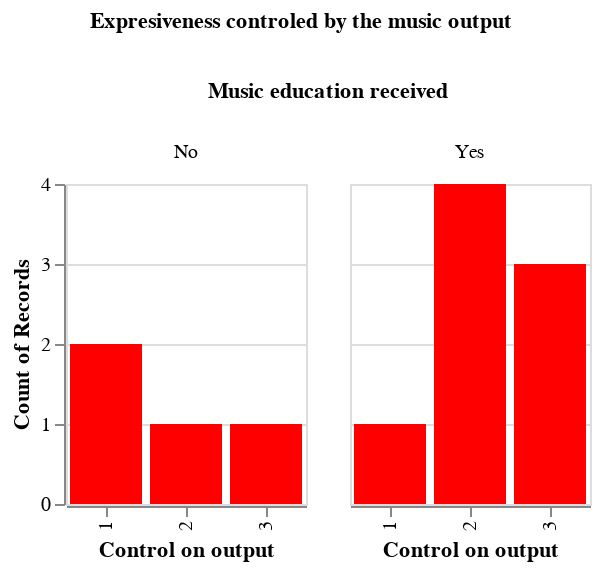

The notebook cell this image was saved under:
### Code cell
# Crear el histograma
histogram = alt.Chart(data).mark_bar(color = 'red').encode(
    x=alt.X('How much control does the performer have on the musical output? :O', title='Control on output'),
    y='count():O',
    column='Music education received:N'
).properties(
    title=alt.TitleParams(
        text='Expresiveness controled by the music output',
        fontSize=11,
        anchor='middle',  # Ancla el título al centro
        align='center',  # Alinea el título al centro
        dy=-20  # Ajusta el desplazamiento vertical del título según sea necesario
    )
    #title='Histogram of Music Training and Likability'
).properties(width = 120,
             height = 160).configure_title(
    fontSize=11  # Ajusta el tamaño de la fuente del título aquí también, si es necesario
)
histogram

### Figure 1 — Vega-Lite specification as saved in the notebook (floating-point values rounded to 4 significant figures)
{"config": {"view": {"continuousWidth": 300, "continuousHeight": 300}, "title": {"fontSize": 11}}, "data": {"name": "data-6d4fa929756c76fdf24e9e554a8814c1"}, "mark": {"type": "bar", "color": "red"}, "encoding": {"column": {"field": "Music education received", "type": "nominal"}, "x": {"field": "How much control does the performer have on the musical output? ", "title": "Control on output", "type": "ordinal"}, "y": {"aggregate": "count", "type": "ordinal"}}, "height": 160, "title": {"text": "Expresiveness controled by the music output", "align": "center", "anchor": "middle", "dy": -20, "fontSize": 11}, "width": 120, "$schema": "https://vega.github.io/schema/vega-lite/v5.8.0.json", "datasets": {"data-6d4fa929756c76fdf24e9e554a8814c1": [{"Marca temporal": "5/07/2023 19:16:53", "Choose your language": "English", "Nickname": "adithi", "Age": 22, "Sex": "Female", "Music education received": "Yes", "How much previous practice and training does the performer need for performing with the instrument, when compared to a traditional musical instrument?": 2, "How much control does the performer have on the musical output? ": 3, "How much real-time feedback (e.g., visual, auditory) does the user receive from the system? ": 3, "How tiring is it to play music with this system when compared to musical instruments? ": 2, "Is it hard to play in tempo with the system when compared to musical instruments? ": 2, "Which approach between the rhythmic accompaniament and the note accompaniament do you consider more user-friendly?": 2, "What degree of synchronization do you find between gesture and sound?": 4}, {"Marca temporal": "5/07/2023 19:29:08", "Choose your language": "Spanish", "Nickname": "alberto", "Age": 26, "Sex": "Masculino", "Music education received": "Yes", "How much previous practice and training does the performer need for performing with the instrument, when compared to a traditional musical instrument?": 1, "How much control does the performer have on the musical output? ": 3, "How much real-time feedback (e.g., visual, auditory) does the user receive from the system? ": 4, "How tiring is it to play music with this system when compared to musical instruments? ": 1, "Is it hard to play in tempo with the system when compared to musical instruments? ": 4, "Which approach between the rhythmic accompaniament and the note accompaniament do you consider more user-friendly?": 2, "What degree of synchronization do you find between gesture and sound?": 2}, {"Marca temporal": "5/07/2023 19:44:09", "Choose your language": "English", "Nickname": "thomas", "Age": 26, "Sex": "Male", "Music education received": "No", "How much previous practice and training does the performer need for performing with the instrument, when compared to a traditional musical instrument?": 3, "How much control does the performer have on the musical output? ": 1, "How much real-time feedback (e.g., visual, auditory) does the user receive from the system? ": 3, "How tiring is it to play music with this system when compared to musical instruments? ": 2, "Is it hard to play in tempo with the system when compared to musical instruments? ": 5, "Which approach between the rhythmic accompaniament and the note accompaniament do you consider more user-friendly?": 1, "What degree of synchronization do you find between gesture and sound?": 3}, {"Marca temporal": "5/07/2023 19:55:03", "Choose your language": "English", "Nickname": "abishek", "Age": 26, "Sex": "Male", "Music education received": "Yes", "How much previous practice and training does the performer need for performing with the instrument, when compared to a traditional musical instrument?": 3, "How much control does the performer have on the musical output? ": 3, "How much real-time feedback (e.g., visual, auditory) does the user receive from the system? ": 4, "How tiring is it to play music with this system when compared to musical instruments? ": 3, "Is it hard to play in tempo with the system when compared to musical instruments? ": 2, "Which approach between the rhythmic accompaniament and the note accompaniament do you consider more user-friendly?": 1, "What degree of synchronization do you find between gesture and sound?": 2}, {"Marca temporal": "5/07/2023 20:09:27", "Choose your language": "English", "Nickname": "dilip", "Age": 28, "Sex": "Male", "Music education received": "Yes", "How much previous practice and training does the performer need for performing with the instrument, when compared to a traditional musical instrument?": 3, "How much control does the performer have on the musical output? ": 1, "How much real-time feedback (e.g., visual, auditory) does the user receive from the system? ": 2, "How tiring is it to play music with this system when compared to musical instruments? ": 3, "Is it hard to play in tempo with the system when compared to musical instruments? ": 5, "Which approach between the rhythmic accompaniament and the note accompaniament do you consider more user-friendly?": 1, "What degree of synchronization do you find between gesture and sound?": 2}, {"Marca temporal": "6/07/2023 12:57:58", "Choose your language": "Spanish", "Nickname": "Gon MT", "Age": 30, "Sex": "Masculino", "Music education received": "Yes", "How much previous practice and training does the performer need for performing with the instrument, when compared to a traditional musical instrument?": 2, "How much control does the performer have on the musical output? ": 2, "How much real-time feedback (e.g., visual, auditory) does the user receive from the system? ": 5, "How tiring is it to play music with this system when compared to musical instruments? ": 1, "Is it hard to play in tempo with the system when compared to musical instruments? ": 4, "Which approach between the rhythmic accompaniament and the note accompaniament do you consider more user-friendly?": 1, "What degree of synchronization do you find between gesture and sound?": 3}, {"Marca temporal": "8/07/2023 0:30:35", "Choose your language": "Spanish", "Nickname": "Marti", "Age": 21, "Sex": "Masculino", "Music education received": "Yes", "How much previous practice and training does the performer need for performing with the instrument, when compared to a traditional musical instrument?": 2, "How much control does the performer have on the musical output? ": 2, "How much real-time feedback (e.g., visual, auditory) does the user receive from the system? ": 5, "How tiring is it to play music with this system when compared to musical instruments? ": 1, "Is it hard to play in tempo with the system when compared to musical instruments? ": 2, "Which approach between the rhythmic accompaniament and the note accompaniament do you consider more user-friendly?": 1, "What degree of synchronization do you find between gesture and sound?": 4}, {"Marca temporal": "11/07/2023 13:31:07", "Choose your language": "Spanish", "Nickname": "María", "Age": 28, "Sex": "Femenino", "Music education received": "Yes", "How much previous practice and training does the performer need for performing with the instrument, when compared to a traditional musical instrument?": 1, "How much control does the performer have on the musical output? ": 2, "How much real-time feedback (e.g., visual, auditory) does the user receive from the system? ": 3, "How tiring is it to play music with this system when compared to musical instruments? ": 2, "Is it hard to play in tempo with the system when compared to musical instruments? ": 5, "Which approach between the rhythmic accompaniament and the note accompaniament do you consider more user-friendly?": 1, "What degree of synchronization do you find between gesture and sound?": 3}, {"Marca temporal": "11/07/2023 22:06:31", "Choose your language": "Spanish", "Nickname": "Marta", "Age": 23, "Sex": "Femenino", "Music education received": "No", "How much previous practice and training does the performer need for performing with the instrument, when compared to a traditional musical instrument?": 3, "How much control does the performer have on the musical output? ": 2, "How much real-time feedback (e.g., visual, auditory) does the user receive from the system? ": 3, "How tiring is it to play music with this system when compared to musical instruments? ": 1, "Is it hard to play in tempo with the system when compared to musical instruments? ": 4, "Which approach between the rhythmic accompaniament and the note accompaniament do you consider more user-friendly?": 1, "What degree of synchronization do you find between gesture and sound?": 4}, {"Marca temporal": "11/07/2023 22:11:20", "Choose your language": "Spanish", "Nickname": "Montse", "Age": 24, "Sex": "Femenino", "Music education received": "No", "How much previous practice and training does the performer need for performing with the instrument, when compared to a traditional musical instrument?": 2, "How much control does the performer have on the musical output? ": 3, "How much real-time feedback (e.g., visual, auditory) does the user receive from the system? ": 4, "How tiring is it to play music with this system when compared to musical instruments? ": 3, "Is it hard to play in tempo with the system when compared to musical instruments? ": 4, "Which approach between the rhythmic accompaniament and the note accompaniament do you consider more user-friendly?": 1, "What degree of synchronization do you find between gesture and sound?": 3}, {"Marca temporal": "12/07/2023 15:50:26", "Choose your language": "Spanish", "Nickname": "Corcu", "Age": 24, "Sex": "Masculino", "Music education received": "No", "How much previous practice and training does the performer need for performing with the instrument, when compared to a traditional musical instrument?": 2, "How much control does the performer have on the musical output? ": 1, "How much real-time feedback (e.g., visual, auditory) does the user receive from the system? ": 3, "How tiring is it to play music with this system when compared to musical instruments? ": 4, "Is it hard to play in tempo with the system when compared to musical instruments? ": 4, "Which approach between the rhythmic accompaniament and the note accompaniament do you consider more user-friendly?": 1, "What degree of synchronization do you find between gesture and sound?": 3}, {"Marca temporal": "12/07/2023 15:50:29", "Choose your language": "Spanish", "Nickname": "María Pérez ", "Age": 22, "Sex": "Femenino", "Music education received": "Yes", "How much previous practice and training does the performer need for performing with the instrument, when compared to a traditional musical instrument?": 1, "How much control does the performer have on the musical output? ": 2, "How much real-time feedback (e.g., visual, auditory) does the user receive from the system? ": 3, "How tiring is it to play music with this system when compared to musical instruments? ": 2, "Is it hard to play in tempo with the system when compared to musical instruments? ": 3, "Which approach between the rhythmic accompaniament and the note accompaniament do you consider more user-friendly?": 1, "What degree of synchronization do you find between gesture and sound?": 4}]}}
